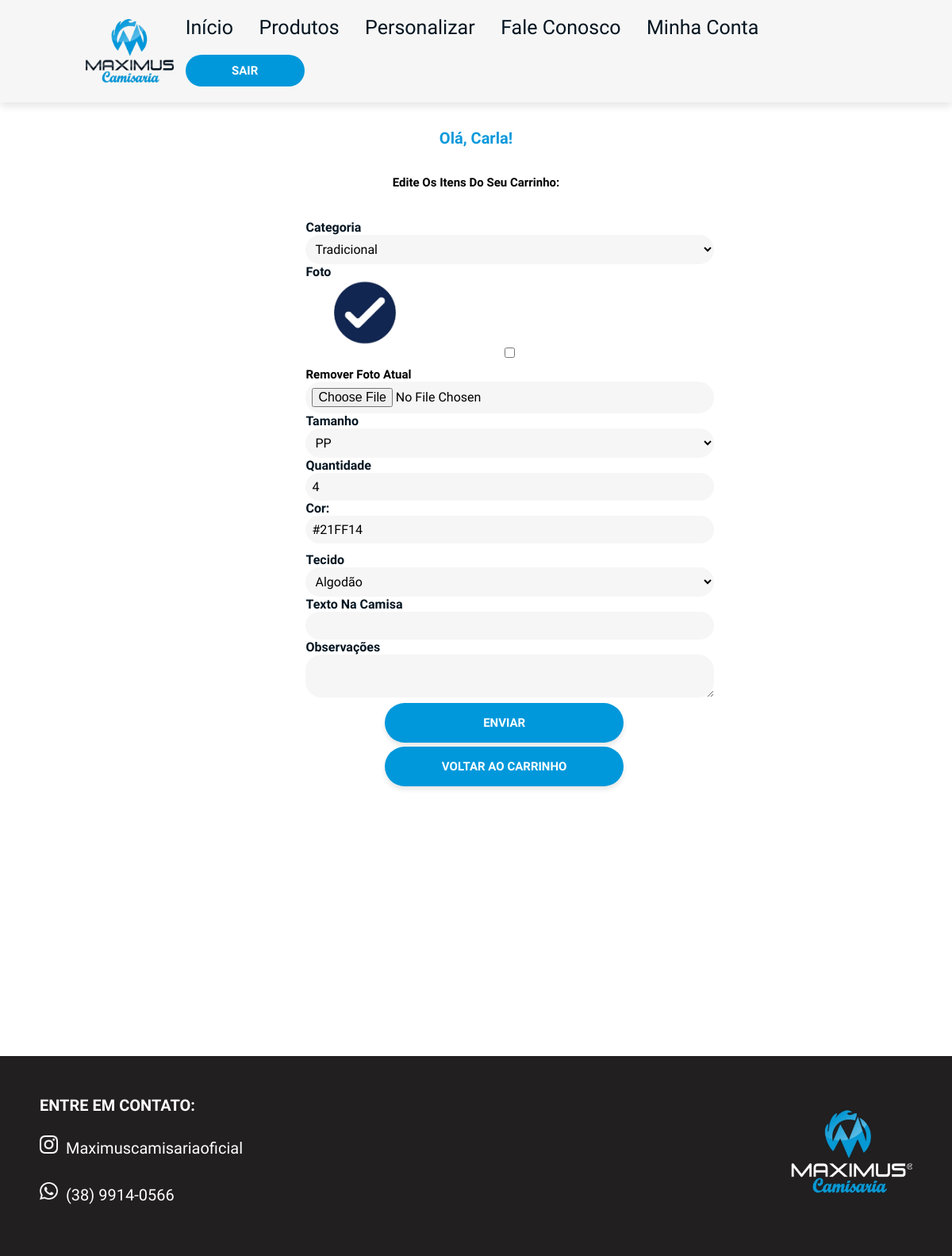
The app's page /editar_item/1 (signed in) with its own data.
### loja/models.py (models this page shows)
class Usuario(database.Model, UserMixin):
    id = database.Column(database.Integer, primary_key=True)
    username = database.Column(database.String, nullable=False)
    userlastname = database.Column(database.String, nullable=False)
    email = database.Column(database.String, nullable=False, unique=True)
    senha = database.Column(database.String, nullable=False)
    cpf = database.Column(database.String(11), nullable=False, unique=True)
    endereco = database.Column(database.String, nullable=False)
    complemento = database.Column(database.String, nullable=False)
    cidade = database.Column(database.String, nullable=False)
    uf = database.Column(database.String(2), nullable=False)
    cep = database.Column(database.String(8), nullable=False)
    telefone = database.Column(database.String, nullable=False)
    foto_perfil = database.Column(database.String, default="default_profile.png")

class Personalizada(database.Model):
    id = database.Column(database.Integer, primary_key=True)
    foto = database.Column(database.String, default="default.png")
    data_criacao = database.Column(database.DateTime, nullable=False, default=datetime.utcnow())
    categoria = database.Column(database.String, nullable=False)
    cor = database.Column(database.String, nullable=False)
    tamanho = database.Column(database.String, nullable=False)
    quantidade = database.Column(database.Integer, nullable=False)
    tecido = database.Column(database.String, nullable=False)
    texto_camisa = database.Column(database.String, nullable=False)
    observacao = database.Column(database.String, nullable=False)
    id_usuario = database.Column(database.Integer, database.ForeignKey('usuario.id'), nullable=False)

### loja/routes.py (the view, shortened to what this page needs)
@app.route("/editar_item/<int:id>", methods=["GET", "POST"])
@login_required
def editar_item(id):
    item = Personalizada.query.get_or_404(id)
    form = FormPersonalizada()
    form.categoria.data = item.categoria
    form.cor.data = item.cor
    form.tamanho.data = item.tamanho
    form.quantidade.data = item.quantidade
    form.tecido.data = item.tecido
    form.texto_camisa.data = item.texto_camisa
    form.observacao.data = item.observacao
    return render_template('editar_item.html', form=form, item=item)

### loja/forms.py
class FormPersonalizada(FlaskForm):
    foto = FileField('Foto')
    categorias = [('personalizada', 'Personalizada'), ('tradicional', 'Tradicional'), ('raglan', 'Raglan'),
        ('esportiva', 'Esportiva'), ('uniforme', 'Escolar'), ('longa', 'Manga Longa'),
        ('golaV', 'Gola V'), ('golapolo', 'Gola Polo'), ('oversized', 'Oversized')]
    tamanhos = [('pp', 'PP'), ('p', 'P'), ('m', 'M'), ('g', 'G'), ('gg', 'GG')]
    tecidos = [('algodao', 'Algodão'), ('piquet', 'Piquet'), ('dryfit', 'Dry Fit'),
        ('pvantipiling', 'PV Antipiling')]
    categoria = SelectField('Categoria', choices=categorias, validators=[DataRequired()])
    tamanho = SelectField('Tamanho', choices=tamanhos, validators=[DataRequired()])
    quantidade = IntegerField('Quantidade', validators=[DataRequired()])
    tecido = SelectField('Tecido', choices=tecidos, validators=[DataRequired()])
    cor = HiddenField('Cor')
    texto_camisa = StringField('Texto na Camisa')
    observacao = TextAreaField('Observações')
    botao_confirmacao = SubmitField('ENVIAR')

### loja/models.py (called while the page is built)
@login_manager.user_loader
def load_usuario(id_usuario):
    return Usuario.query.get(int(id_usuario))

### loja/templates/editar_item.html (shortened to what this page needs)
{% extends "personalizar.html" %}
{% block style %}
<link rel="stylesheet" href="{{ url_for('static', filename='css/homepage.css') }}">
<link rel="stylesheet" href="{{ url_for('static', filename='css/personalizar.css') }}">
{% endblock %}
{% block main1 %}
<main>
    <div class="Subtitulo-base">
        <h1 class="subtitulo"> Olá, {{ current_user.username }}!</h1>
        <h1 class="texto"> Edite os itens do seu carrinho: </h1>
    </div>
{% endblock %}
{% block main2 %}
<section class="personalizar">
    <div class="boxContainer">
        <div class="formulario">
            <form method="POST" action="{{ url_for('editar_item', id=item.id) }}" enctype="multipart/form-data">
                <div class="selecao">
                    {{ form.categoria.label }} {{ form.categoria(value=item.categoria) }}<br>
                    {{ form.foto.label }}
                    {% if item.foto %}
                        <div>
                            <img src="{{ url_for('static', filename='images/fotos_camisas/' + item.foto) }}" alt="Imagem Atual" width="150">
                            <input type="checkbox" name="remove_foto" value="1">
                            <h1 class="texto1"> Remover foto atual </h1>
                        </div>
                    {% endif %}
                    {{ form.foto }}<br>
                    {{ form.tamanho.label }} {{ form.tamanho(value=item.tamanho) }}<br>
                    {{ form.quantidade.label }} {{ form.quantidade(value=item.quantidade) }}<br>
                    <div class="seletor-cor">
                        <label for="cor">Cor:</label><br>
                        <input class="jscolor {onFineChange:'updateColor(this)'}" id="cor-picker" value="{{ item.cor }}">
                    </div>
                    {{ form.cor(value=item.cor) }}<br>
                    {{ form.tecido.label }} {{ form.tecido(value=item.tecido) }}<br>
                    {{ form.texto_camisa.label }} {{ form.texto_camisa(value=item.texto_camisa) }}<br>
                    {{ form.observacao.label }} {{ form.observacao(value=item.observacao) }}<br>
                    {{ form.botao_confirmacao(class_="botao") }}
                     <a href="{{ url_for('carrinho') }}"><button class="botao">VOLTAR AO CARRINHO</button></a>
                </div>
            </form>
        </div>
    </div>
</section>
</main>
{% endblock %}

### loja/static/css/homepage.css (style rules this page uses)
:root { --azulclaro: #0098db; --azulescuro: #041521; --branco: #f6f6f6; --azulbotao: #00008B; --logoescura: #211f20; }
* { margin: 0; padding: 0; box-sizing: border-box; font-family: "Quicksand", sans-serif; outline: none; border: none; text-transform: capitalize; transition: .2s linear; }
html { font-size: 62.5%; scroll-behavior: smooth; scroll-padding-top: 6rem; overflow-x: hidden; }
main { padding-top: 8px; margin-bottom: 12rem; display: flex; flex-direction: column; align-items: center; text-align: center; }
.botao { background-color:var(--azulclaro) ; width: 5rem; height: 3rem; border: none; font-family: 'Quicksand', sans-serif; font-size: 15px; color: white; border-radius: 20px; margin-top: 2rem; }
.subtitulo { padding: 5px; font-family: "Quicksand", sans-serif; color:#0b99db; display: flex; justify-content: center; height: 70; margin-top: 2rem; margin-bottom: 2rem; }
.texto { text-align: center; margin-top: 10px; margin-bottom: 10px; font-size: 15px }
.Subtitulo-base { display: flex; flex-direction: column; }

### loja/static/css/personalizar.css (style rules this page uses)
.personalizar { padding-top: 8px; margin-bottom: 20rem; }
.personalizar .boxContainer { display: flex; justify-content: center; gap: 2rem; padding: 0 2rem; margin: 2rem 0; }
.personalizar .formulario { flex: 1; display: flex; flex-direction: column; text-align: left; gap: 1rem; }
.personalizar .formulario label { font-family: 'Quicksand', sans-serif; font-size: 16px; color: var(--azulescuro); font-weight: bold; margin-bottom: 0.8rem; text-align: left; width: 100%; }
.formulario input, .formulario select, .formulario textarea { padding: 0.8rem; border-radius: 20px; background-color: #f6f6f6; font-family: 'Quicksand', sans-serif; font-size: 16px; width: 120%; }
.formulario input[type="number"], .formulario textarea { width: 120%; background-color: #f6f6f6; }
.personalizar .botao { background-color: var(--azulclaro); height: 5rem; width: 70%; border: none; font-family: 'Quicksand', sans-serif; font-size: 15px; font-weight: bold; color: white; border-radius: 30px; margin-top: 0.5rem; margin-left: 100px; cursor: pointer; box-shadow: 0 4px 6px rgba(0, 0, 0, 0.1); transition: background-color 0.3s ease, transform 0.3s ease; }
.texto1 { text-align: left; margin-top: 10px; font-size: 15px }

### records on screen
Usuario: username "Carla"
Personalizada: categoria "Tradicional", foto (picture), tamanho "PP", quantidade "4", cor "#21FF14", tecido "Algodão"
